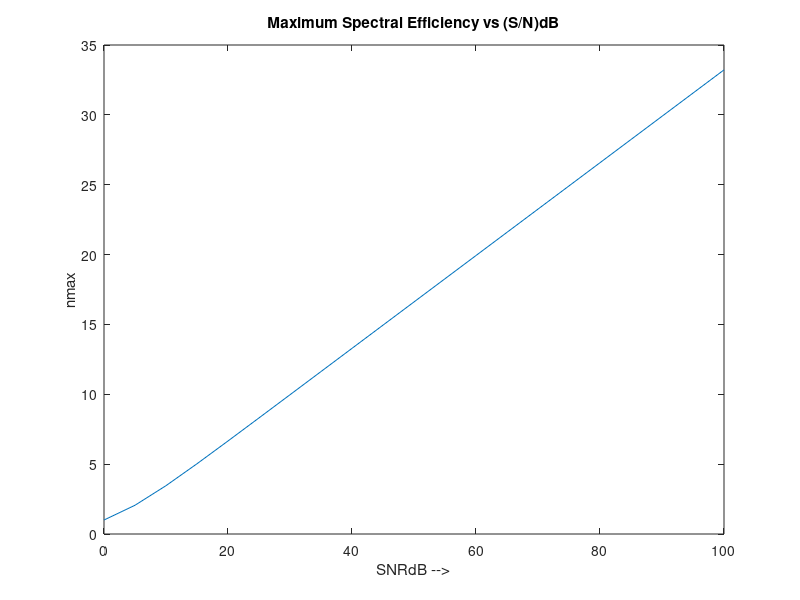

MATLAB code for this plot:
% File: Example3_12.m for Example 3-12 and Eq. (3-56)

clear;
clf

SNRdB = 0:5:100;
SNR = zeros(length(SNRdB),1);
for (i = 1:1:length(SNRdB))
  SNR(i) = 10^(SNRdB(i)/10);
end;

nmax = log(1 + SNR)/log(2);

plot(SNRdB,nmax);
xlabel('SNRdB -->');
ylabel('nmax');
title(['Maximum Spectral Efficiency vs (S/N)dB']);